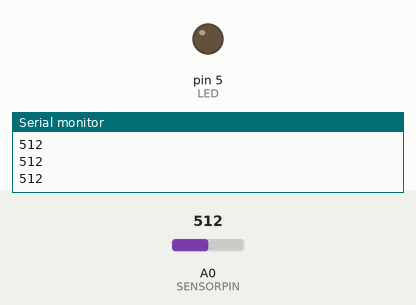
The sketch below on a simulated Arduino Uno, built with avr-gcc and run on an emulated ATmega328P. On the bench: output pins drawn as LEDs (lit = HIGH), the last lines printed to the serial monitor. The inputs (shaded band) are chosen by the test bench; at power-on: A0 (SENSORPIN) = 512.

Above: at 1.2 s.
1.3 s: A0 (SENSORPIN) set to 491
At 2.0 s:
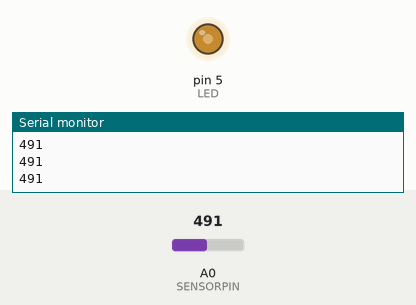
2.8 s: A0 (SENSORPIN) set to 710
At 3.2 s:
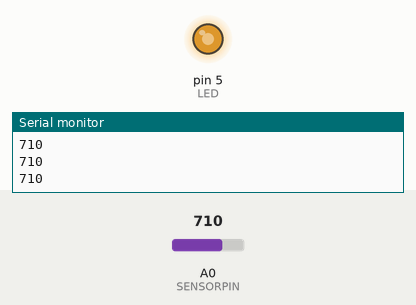
4.3 s: A0 (SENSORPIN) set to 900
5.8 s: A0 (SENSORPIN) set to 908
At 6.5 s:
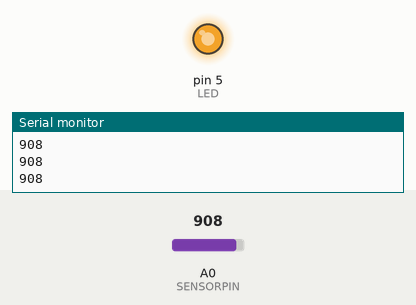
7.3 s: A0 (SENSORPIN) set to 813
At 7.6 s:
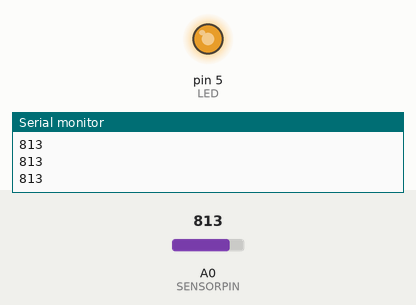
8.8 s: A0 (SENSORPIN) set to 791
At 10.0 s:
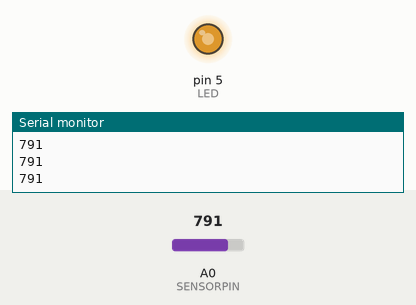
Timing chart, 0 to 11.3 s (numbered marks = the images above; inputs shaded):
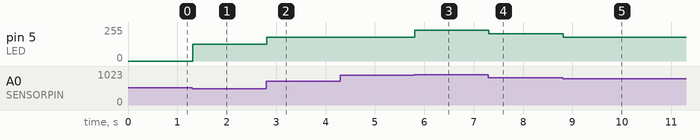

Measured:
- the behaviour switches between 500 and 499 on A0 (SENSORPIN) (found by bisection; images 0 and 1)
- the behaviour switches between 900 and 901 on A0 (SENSORPIN) (found by bisection; images 2 and 3)
- after the input at 1.3 s, pin 5 (LED): 0/255 → 127/255 at once
- after the input at 2.8 s, pin 5 (LED): 127/255 → 178/255 at once
- after the input at 5.8 s, pin 5 (LED): 178/255 → 229/255 at once
- after the input at 7.3 s, pin 5 (LED): 229/255 → 204/255 at once
- after the input at 8.8 s, pin 5 (LED): 204/255 → 178/255 at once

The sketch:

Track4.ino
```cpp
const int SENSORPIN = A0;
const int LED = 5;
int sensorValue = 0;

void setup() {
  // put your setup code here, to run once:
  Serial.begin(9600);
  pinMode(SENSORPIN, INPUT);
  pinMode(LED, OUTPUT);
}

void loop() {
  // put your main code here, to run repeatedly:
  sensorValue = analogRead(SENSORPIN);
  Serial.println(sensorValue);
  if(sensorValue == 0){
    digitalWrite(LED, LOW);
  }else if(sensorValue > 0 && sensorValue < 50){
    sensorValue = analogRead(SENSORPIN);
    Serial.println(sensorValue);
    analogWrite(LED, 25.5);
  }else if(sensorValue > 50 && sensorValue < 100){
    analogWrite(LED, 51);
  }else if(sensorValue > 100 && sensorValue < 200){
      sensorValue = analogRead(SENSORPIN);
      Serial.println(sensorValue);
      analogWrite(LED, 76.5);
  }else if(sensorValue > 300 && sensorValue < 400){
      sensorValue = analogRead(SENSORPIN);
      Serial.println(sensorValue);
      analogWrite(LED, 102);
  }else if(sensorValue > 400 && sensorValue < 500){
      sensorValue = analogRead(SENSORPIN);
      Serial.println(sensorValue);
      analogWrite(LED, 127.5);
  }else if(sensorValue > 600 && sensorValue < 700){
    analogWrite(LED, 153);
  }else if(sensorValue > 700 && sensorValue < 800){
    analogWrite(LED, 178.5);
  }else if(sensorValue > 800 && sensorValue < 900){
    analogWrite(LED, 204);
  }else if(sensorValue > 900 && sensorValue < 1000){
      analogWrite(LED, 229.5);
  }else if(sensorValue >= 1000){
      sensorValue = analogRead(SENSORPIN);
      Serial.println(sensorValue);
      digitalWrite(LED, HIGH);
  }
}
```
